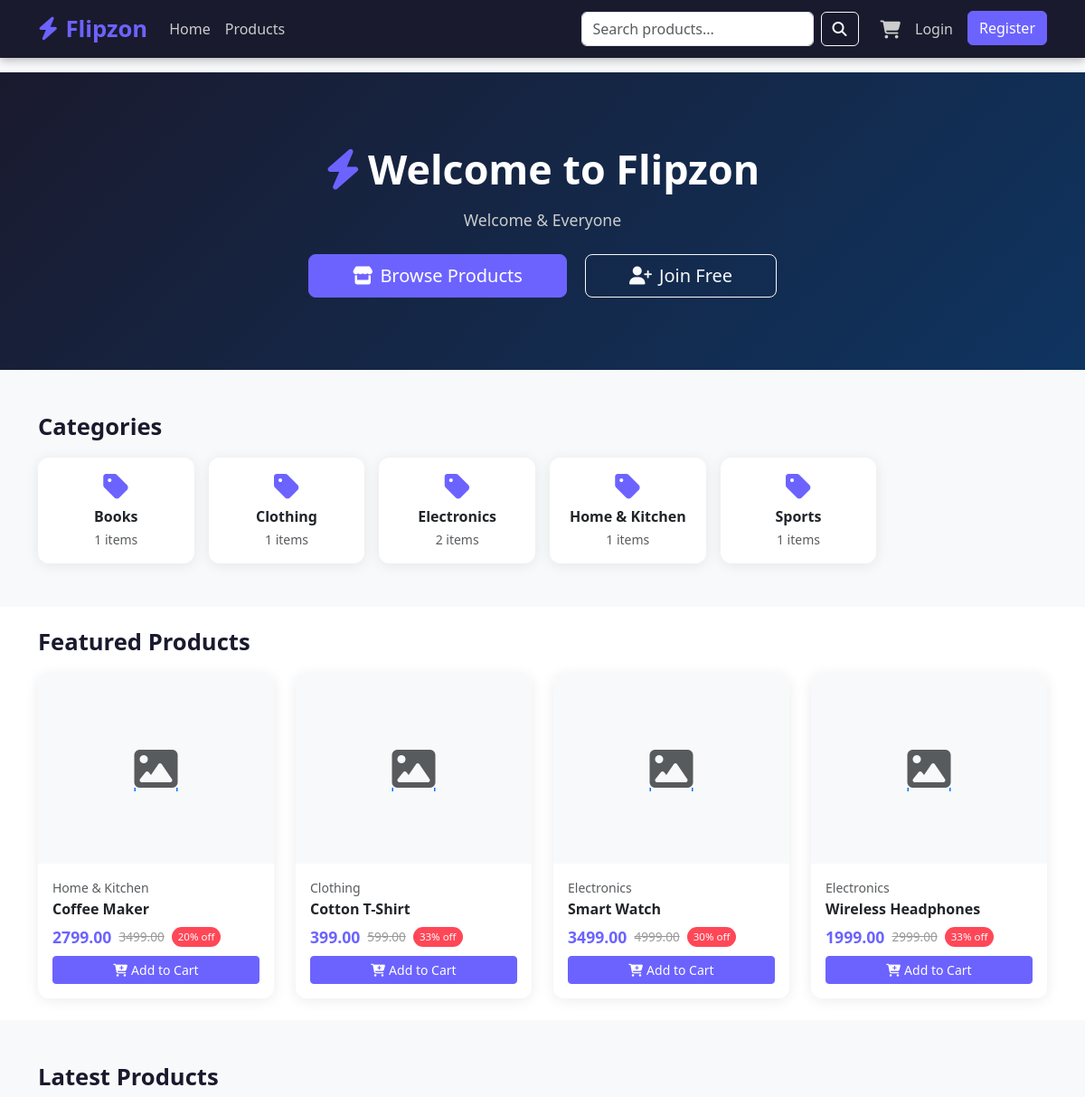
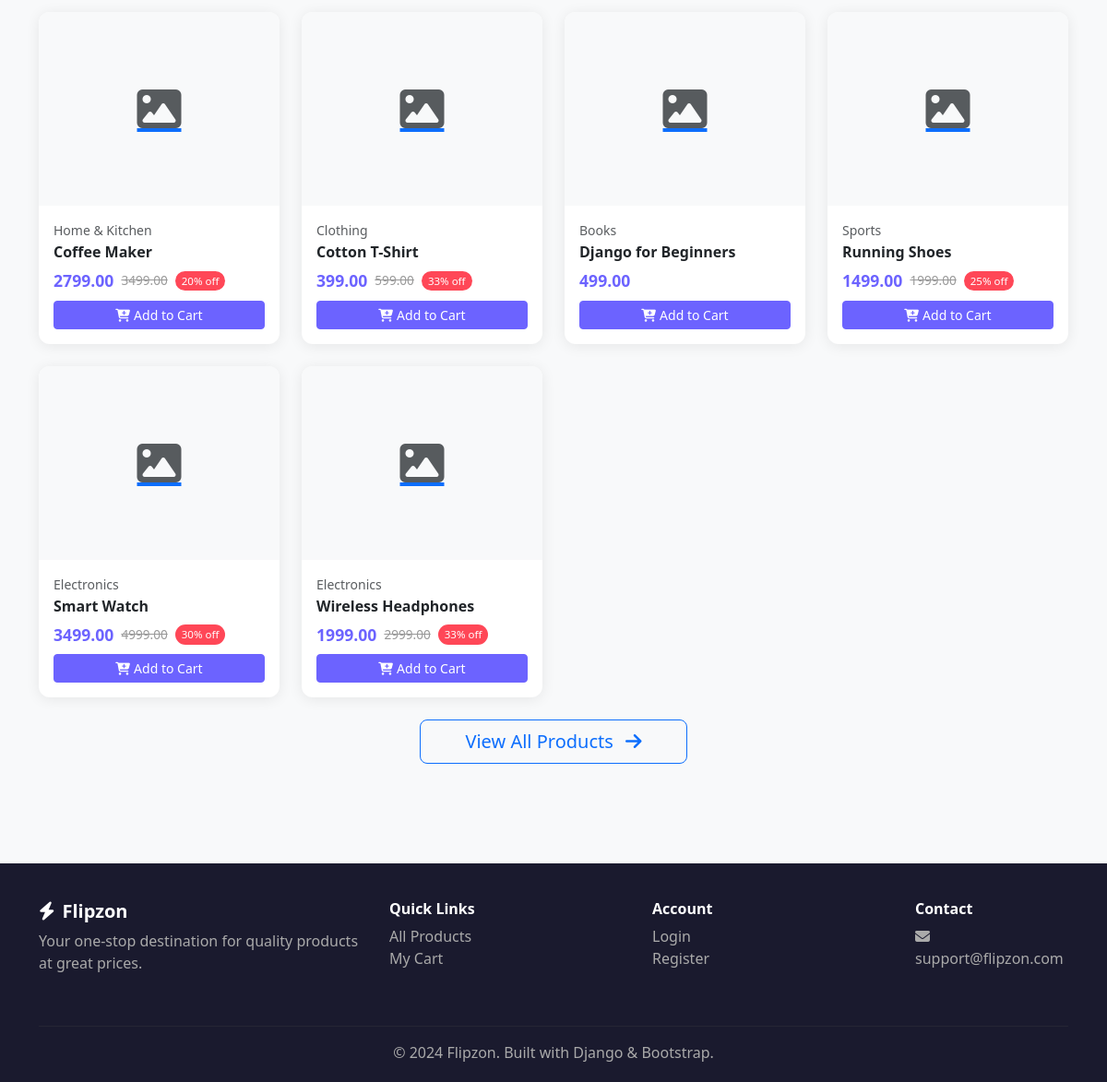
The page / on the database its author committed (2 pictures, top to bottom).
### store/models.py (models this page shows, shortened)
class Category(models.Model):
    name = models.CharField(max_length=200)
    slug = models.SlugField(unique=True, blank=True)
    description = models.TextField(blank=True)
    class Meta:
        verbose_name_plural = 'Categories'
        ordering = ['name']

class Product(models.Model):
    category = models.ForeignKey(Category, on_delete=models.CASCADE, related_name='products')
    name = models.CharField(max_length=200)
    slug = models.SlugField(unique=True, blank=True)
    description = models.TextField()
    price = models.DecimalField(max_digits=10, decimal_places=2)
    discount_price = models.DecimalField(max_digits=10, decimal_places=2, blank=True, null=True)
    image = models.ImageField(upload_to='products/', blank=True, null=True)
    stock = models.PositiveIntegerField(default=0)
    available = models.BooleanField(default=True)
    featured = models.BooleanField(default=False)
    created_at = models.DateTimeField(auto_now_add=True)
    class Meta:
        ordering = ['-created_at']
    @property
    def final_price(self):
        return self.discount_price if self.discount_price else self.price
    @property
    def discount_percent(self):
        if self.discount_price:
            return int(((self.price - self.discount_price) / self.price) * 100)
        return 0
    @property
    def in_stock(self):
        return self.stock > 0

### store/views.py (the view)
# urls.py: 2. Add a URL to urlpatterns:  path('', views.home, name='home')
def home(request):
    featured = Product.objects.filter(available=True, featured=True)[:8]
    latest = Product.objects.filter(available=True)[:8]
    categories = Category.objects.all()
    return render(request, 'store/home.html', {
        'featured': featured,
        'latest': latest,
        'categories': categories,
    })

### templates/store/home.html (shortened to what this page needs)
{% extends 'base.html' %}
{% block content %}
<section style="background:linear-gradient(135deg,#1a1a2e,#0f3460);color:#fff;padding:80px 0;" class="text-center">
    <div class="container">
        <h1 class="fw-bold mb-3" style="font-size:2.8rem;">
            <i class="fas fa-bolt me-2" style="color:#6c63ff;"></i>Welcome to Flipzon
        </h1>
        <p class="mb-4" style="color:#ccc;font-size:1.1rem;">
            Welcome &amp; Everyone
        </p>
        <a href="{% url 'store:product_list' %}" class="btn btn-primary btn-lg px-5 me-3">
            <i class="fas fa-store me-2"></i>Browse Products
        </a>
        {% if not user.is_authenticated %}
        <a href="{% url 'accounts:register' %}" class="btn btn-outline-light btn-lg px-5">
            <i class="fas fa-user-plus me-2"></i>Join Free
        </a>
        {% endif %}
    </div>
</section>
{% if categories %}
<section class="py-5">
    <div class="container">
        <h2 class="section-title">Categories</h2>
        <div class="row g-3">
            {% for cat in categories %}
            <div class="col-6 col-md-3 col-lg-2">
                <a href="{% url 'store:product_list' %}?category={{ cat.slug }}" class="text-decoration-none">
                    <div class="card text-center p-3">
                        <i class="fas fa-tag fa-2x mb-2" style="color:#6c63ff;"></i>
                        <h6 class="fw-bold mb-1">{{ cat.name }}</h6>
                        <small class="text-muted">{{ cat.products.count }} items</small>
                    </div>
                </a>
            </div>
            {% endfor %}
        </div>
    </div>
</section>
{% endif %}
{% if featured %}
<section class="py-4 bg-white">
    <div class="container">
        <h2 class="section-title">Featured Products</h2>
        <div class="row g-4">
            {% for p in featured %}
            <div class="col-6 col-md-3">
                <div class="card h-100">
                    <a href="{% url 'store:product_detail' p.slug %}">
                        {% if p.image %}
                        <img src="{{ p.image.url }}" class="product-img w-100" alt="{{ p.name }}">
                        {% else %}
                        <div class="product-img w-100 bg-light d-flex align-items-center justify-content-center">
                            <i class="fas fa-image fa-3x text-muted"></i>
                        </div>
                        {% endif %}
                    </a>
                    <div class="card-body d-flex flex-column">
                        <small class="text-muted">{{ p.category.name }}</small>
                        <h6 class="fw-bold mt-1">
                            <a href="{% url 'store:product_detail' p.slug %}" class="text-dark text-decoration-none">
                                {{ p.name }}
                            </a>
                        </h6>
                        <div class="d-flex align-items-center gap-2 mb-2">
                            <span class="price">{{ p.final_price }}</span>
                            {% if p.discount_price %}
                            <span class="old-price">{{ p.price }}</span>
                            <span class="discount-badge">{{ p.discount_percent }}% off</span>
                            {% endif %}
                        </div>
                        <div class="mt-auto">
                            {% if p.in_stock %}
                            <form action="{% url 'cart:add' p.id %}" method="post">
                                <button class="btn btn-primary btn-sm w-100">
                                    <i class="fas fa-cart-plus me-1"></i>Add to Cart
                                </button>
                            </form>
                            {% else %}
                            <button class="btn btn-secondary btn-sm w-100" disabled>
                                Out of Stock
                            </button>
                            {% endif %}
                        </div>
                    </div>
                </div>
            </div>
            {% endfor %}
        </div>
    </div>
</section>
{% endif %}
{% if latest %}
<section class="py-5">
    <div class="container">
        <h2 class="section-title">Latest Products</h2>
        <div class="row g-4">
            {% for p in latest %}
            <div class="col-6 col-md-3">
                <div class="card h-100">
                    <a href="{% url 'store:product_detail' p.slug %}">
                        {% if p.image %}
                        <img src="{{ p.image.url }}" class="product-img w-100" alt="{{ p.name }}">
                        {% else %}
                        <div class="product-img w-100 bg-light d-flex align-items-center justify-content-center">
                            <i class="fas fa-image fa-3x text-muted"></i>
                        </div>
                        {% endif %}
                    </a>
                    <div class="card-body d-flex flex-column">
                        <small class="text-muted">{{ p.category.name }}</small>
                        <h6 class="fw-bold mt-1">
                            <a href="{% url 'store:product_detail' p.slug %}" class="text-dark text-decoration-none">
                                {{ p.name }}
                            </a>
                        </h6>
                        <div class="d-flex align-items-center gap-2 mb-2">
                            <span class="price">{{ p.final_price }}</span>
                            {% if p.discount_price %}
                            <span class="old-price">{{ p.price }}</span>
                            <span class="discount-badge">{{ p.discount_percent }}% off</span>
                            {% endif %}
                        </div>
                        <div class="mt-auto">
                            {% if p.in_stock %}
                            <form action="{% url 'cart:add' p.id %}" method="post">
                                <button class="btn btn-primary btn-sm w-100">
                                    <i class="fas fa-cart-plus me-1"></i>Add to Cart
                                </button>
                            </form>
                            {% else %}
                            <button class="btn btn-secondary btn-sm w-100" disabled>
                                Out of Stock
                            </button>
                            {% endif %}
                        </div>
                    </div>
                </div>
            </div>
            {% endfor %}
        </div>
        <div class="text-center mt-4">
            <a href="{% url 'store:product_list' %}" class="btn btn-outline-primary btn-lg px-5">
                View All Products <i class="fas fa-arrow-right ms-2"></i>
            </a>
        </div>
    </div>
</section>
{% endif %}
{% endblock %}

### templates/base.html (shortened to what this page needs)
<!DOCTYPE html>
<html lang="en">
<head>
    <link href="https://cdn.jsdelivr.net/npm/bootstrap@5.3.0/dist/css/bootstrap.min.css" rel="stylesheet">
    <link href="https://cdnjs.cloudflare.com/ajax/libs/font-awesome/6.4.0/css/all.min.css" rel="stylesheet">
</head>
<body>
<nav class="navbar navbar-expand-lg navbar-dark sticky-top">
    <div class="container">
        <a class="navbar-brand" href="{% url 'store:home' %}">
            <i class="fas fa-bolt me-2"></i>Flipzon
        </a>
        <div class="collapse navbar-collapse" id="nav">
            <ul class="navbar-nav me-auto">
                <li class="nav-item">
                    <a class="nav-link" href="{% url 'store:home' %}">Home</a>
                </li>
                <li class="nav-item">
                    <a class="nav-link" href="{% url 'store:product_list' %}">Products</a>
                </li>
            </ul>
            <form class="d-flex me-3" action="{% url 'store:product_list' %}" method="get">
                <input class="form-control me-2"
                       type="search"
                       name="q"
                       placeholder="Search products..."
                       value="{{ request.GET.q }}">
                <button class="btn btn-outline-light" type="submit">
                    <i class="fas fa-search"></i>
                </button>
            </form>
            <ul class="navbar-nav">
                <li class="nav-item">
                    <a class="nav-link position-relative" href="{% url 'cart:detail' %}">
                        <i class="fas fa-shopping-cart fa-lg"></i>
                    </a>
                </li>
                {% if user.is_authenticated %}
                <li class="nav-item dropdown">
                    <a class="nav-link dropdown-toggle" href="#" data-bs-toggle="dropdown">
                        <i class="fas fa-user-circle me-1"></i>{{ user.username }}
                    </a>
                    <ul class="dropdown-menu dropdown-menu-end">
                        <li>
                            <a class="dropdown-item" href="{% url 'accounts:profile' %}">
                                <i class="fas fa-user me-2"></i>Profile
                            </a>
                        </li>
                        <li>
                            <a class="dropdown-item" href="{% url 'orders:order_list' %}">
                                <i class="fas fa-box me-2"></i>My Orders
                            </a>
                        </li>
                        {% if user.is_staff %}
                        <li>
                            <a class="dropdown-item" href="/admin/">
                                <i class="fas fa-cog me-2"></i>Admin
                            </a>
                        </li>
                        {% endif %}
                        <li><hr class="dropdown-divider"></li>
                        <li>
                            <a class="dropdown-item text-danger" href="{% url 'accounts:logout' %}">
                                <i class="fas fa-sign-out-alt me-2"></i>Logout
                            </a>
                        </li>
                    </ul>
                </li>
                {% else %}
                <li class="nav-item">
                    <a class="nav-link" href="{% url 'accounts:login' %}">Login</a>
                </li>
                <li class="nav-item">
                    <a class="btn btn-primary ms-2" href="{% url 'accounts:register' %}">Register</a>
                </li>
                {% endif %}
            </ul>
        </div>
    </div>
</nav>
{% block content %}{% endblock %}
<footer class="footer">
    <div class="container">
        <div class="row">
            <div class="col-md-4 mb-4">
                <h5 class="text-white fw-bold">
                    <i class="fas fa-bolt me-2"></i>Flipzon
                </h5>
                <p>Your one-stop destination for quality products at great prices.</p>
            </div>
            <div class="col-md-3 mb-4">
                <h6 class="text-white fw-bold">Quick Links</h6>
                <ul class="list-unstyled">
                    <li><a href="{% url 'store:product_list' %}">All Products</a></li>
                    <li><a href="{% url 'cart:detail' %}">My Cart</a></li>
                </ul>
            </div>
            <div class="col-md-3 mb-4">
                <h6 class="text-white fw-bold">Account</h6>
                <ul class="list-unstyled">
                    {% if user.is_authenticated %}
                        <li><a href="{% url 'accounts:profile' %}">Profile</a></li>
                        <li><a href="{% url 'accounts:logout' %}">Logout</a></li>
                    {% else %}
                        <li><a href="{% url 'accounts:login' %}">Login</a></li>
                        <li><a href="{% url 'accounts:register' %}">Register</a></li>
                    {% endif %}
                </ul>
            </div>
            <div class="col-md-2 mb-4">
                <h6 class="text-white fw-bold">Contact</h6>
                <p><i class="fas fa-envelope me-1"></i>support@flipzon.com</p>
            </div>
        </div>
        <hr style="border-color:#444;">
        <p class="text-center mb-0">
            &copy; 2024 Flipzon. Built with Django & Bootstrap.
        </p>
    </div>
</footer>
</body>
</html>

### templates/base.html (style rules this page uses)
:root { --primary: #6c63ff; --secondary: #f5a623; --dark: #1a1a2e; }
body { font-family: 'Segoe UI', sans-serif; background: #f8f9fa; }
.navbar { background: var(--dark) !important; box-shadow: 0 2px 10px rgba(0,0,0,0.3); }
.navbar-brand { font-size: 1.6rem; font-weight: 800; color: var(--primary) !important; }
.navbar .nav-link { color: #ccc !important; font-weight: 500; }
.btn-primary { background: var(--primary); border-color: var(--primary); }
.card { border: none; box-shadow: 0 2px 15px rgba(0,0,0,0.08); border-radius: 12px; transition: transform 0.2s, box-shadow 0.2s; }
.product-img { height: 210px; object-fit: cover; border-radius: 12px 12px 0 0; }
.price { color: var(--primary); font-weight: 700; font-size: 1.1rem; }
.old-price { text-decoration: line-through; color: #999; font-size: 0.85rem; }
.discount-badge { background: #ff4757; color: #fff; font-size: 0.72rem; padding: 2px 7px; border-radius: 20px; }
.section-title { font-size: 1.6rem; font-weight: 700; color: var(--dark); margin-bottom: 1.2rem; }
.footer { background: var(--dark); color: #aaa; padding: 40px 0 20px; margin-top: 60px; }
.footer a { color: #aaa; text-decoration: none; }

### rows shown on the page
Category: name "Books", products.count "1"
Category: name "Clothing", products.count "1"
Category: name "Electronics", products.count "2"
Category: name "Home & Kitchen", products.count "1"
Category: name "Sports", products.count "1"
Product: category.name "Home & Kitchen", name "Coffee Maker", final_price "2799.00", price "3499.00", discount_percent "20", stock "Add to Cart"
Product: category.name "Clothing", name "Cotton T-Shirt", final_price "399.00", price "599.00", discount_percent "33", stock "Add to Cart"
Product: category.name "Electronics", name "Smart Watch", final_price "3499.00", price "4999.00", discount_percent "30", stock "Add to Cart"
Product: category.name "Electronics", name "Wireless Headphones", final_price "1999.00", price "2999.00", discount_percent "33", stock "Add to Cart"
Product: category.name "Books", name "Django for Beginners", final_price "499.00", stock "Add to Cart"
Product: category.name "Sports", name "Running Shoes", final_price "1499.00", price "1999.00", discount_percent "25", stock "Add to Cart"
